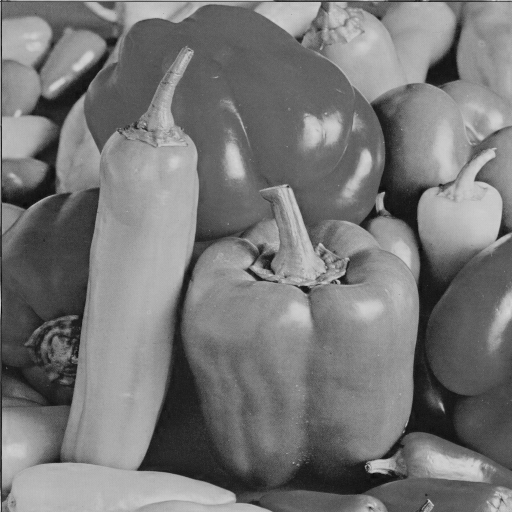
%> input picture 1_watermarking/1_dwt/watermark.tif, 512 x 512 px
$ octave detector_dct.m   (GNU Octave 9; MATLAB toolbox functions it lacks are replaced by stand-ins)
%> lines starting %> are read from the running program, lines starting %| are printed output that depends on the picture
### 2_dct/detect.m
function [result] = detect(image, watermark, alpha)
    image = image(:);
    watermark = watermark(:);

    phi = 0;
    mu = 0;
    lambda = 0;
    for index = 1:size(watermark)
        phi = phi + ((image(index)/std2(image))^2)*(1 - 1/((1 + alpha*watermark(index))^2));
        mu = mu + 0.5 * (1 - 1/((1+alpha*watermark(index))^2));
        lambda = lambda + 0.5 * ((1 - 1/((1+alpha*watermark(index))^2))^2);
    end
    phi = phi * 0.5;
    if phi > 4.75 * sqrt(lambda) + mu
        result = " found";
    else
        result = " NOT found";
    end
end

### 2_dct/detector_dct.m
clear all;

img = imread("watermark.tif"); % load watermarked image
%> img is the input picture: size 512x512 uint8; min 8, max 215, mean 119.3
load('watermark.mat');

dct = dct2(double(img));

% specify areas to check watermarks in
area1 = dct(1:64, 65:128);
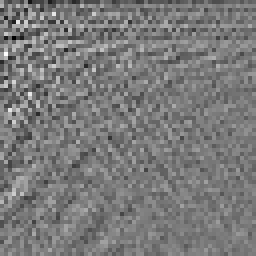
%> area1: size 64x64 double (shown 4 times larger); min -266, max 288, mean -0.5; drawn with min black and max white
area2 = dct(65:128, 65:128);
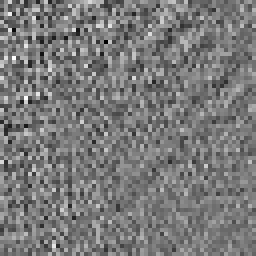
%> area2: size 64x64 double (shown 4 times larger); min -86.54, max 94.9, mean 0.1; drawn with min black and max white
area3 = dct(65:128, 1:64);
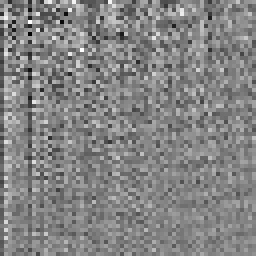
%> area3: size 64x64 double (shown 4 times larger); min -206.5, max 190, mean -0.8; drawn with min black and max white

alpha = 0.2; % watermark strength

% check if watermark is present
disp(strcat("Watermark 1",detect(area1,w1,alpha)));
%> in detect, `image = image(:);`: image = 4096 values, max 288 at index 78, min -266 at index 202, mean -0.515
%> the loop in detect, `for index = 1:size(watermark)` made 4096 passes
%> phi on passes 1 to 3: -0.591, -3.03, -1.28
%> after the loop in detect, `for index = 1:size(watermark)`: lambda = 126.5; mu = -94.27; phi = -156.1
%> in detect, `phi = phi * 0.5;`: phi = -78.05
%| Watermark 1 NOT found
disp(strcat("Watermark 2",detect(area2,w2,alpha)));
%> the loop in detect (call 2), `for index = 1:size(watermark)` made 4096 passes
%> phi on passes 1 to 3: -0.15, -0.141, 0.503
%| Watermark 2 NOT found
disp(strcat("Watermark 3",detect(area3,w3,alpha)));
%| Watermark 3 NOT found
